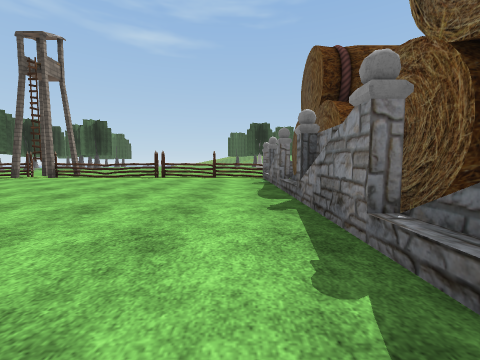
[1] (above)

24 first-person views from a walk through a 3-D level made in the Unity game engine. The camera is 1.2 m above the floor, tilts 4° down and sees 90° across. The floor is counted in squares, 2 m on a side. Each view is taken from the middle of a square. On the plan, view 1 faces up. The plan holds only what a view shows up to about 9 squares ahead; the rest is blank. The place goes on beyond the plan. The player is left out. Some surface patterns are stand-ins.

[2]
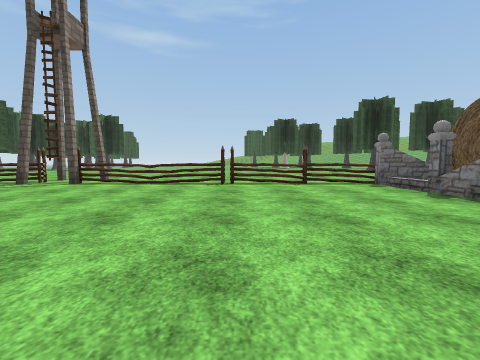

[3]
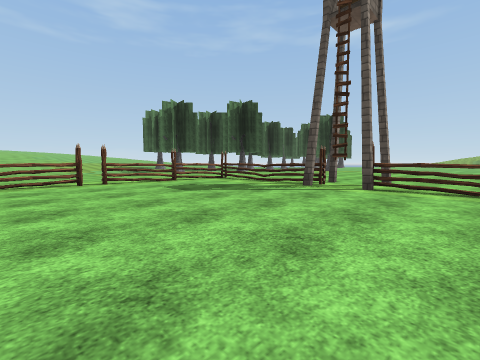

[4]
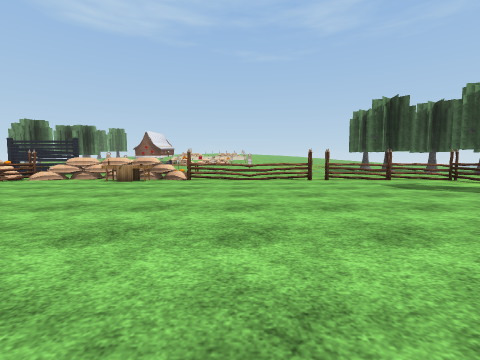

[5]
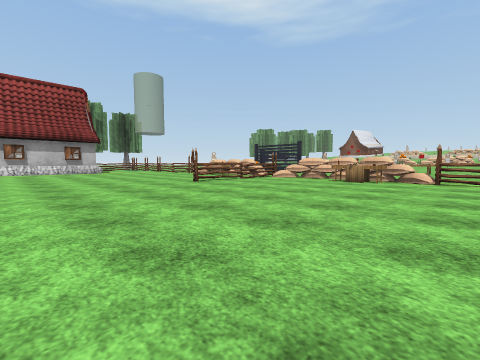

[6]
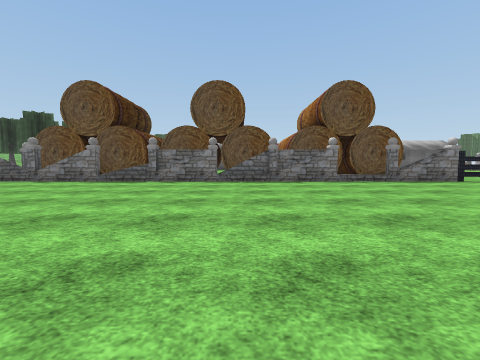

[7]
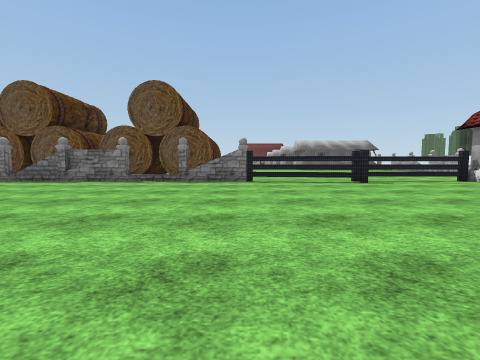

[8]
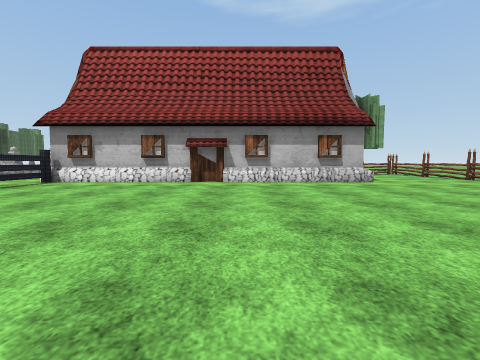

[9]
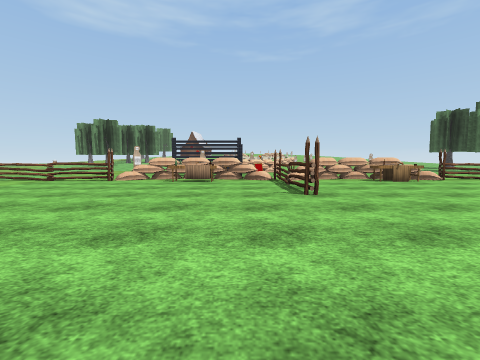

[10]
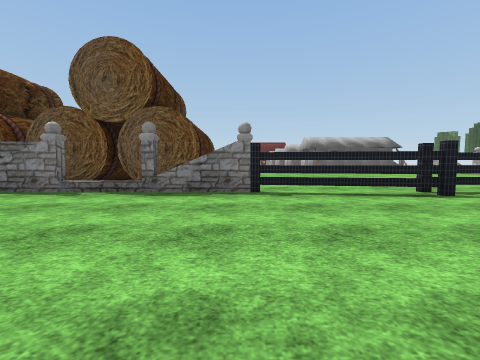

[11]
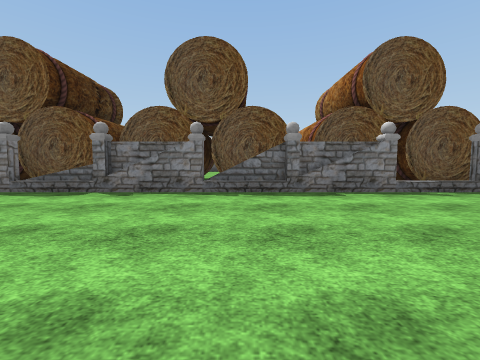

[12]
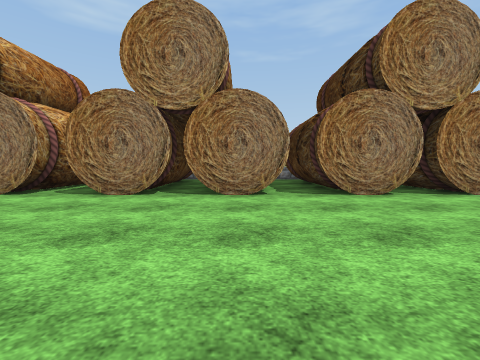

[13]
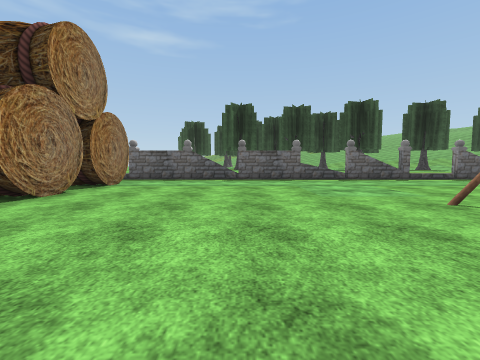

[14]
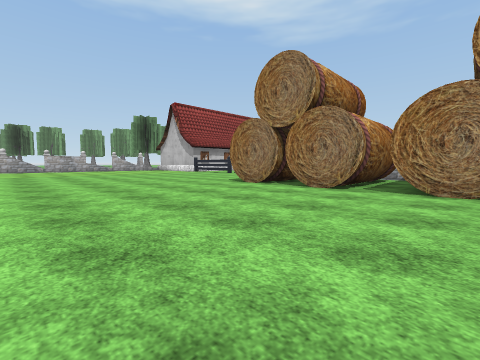

[15]
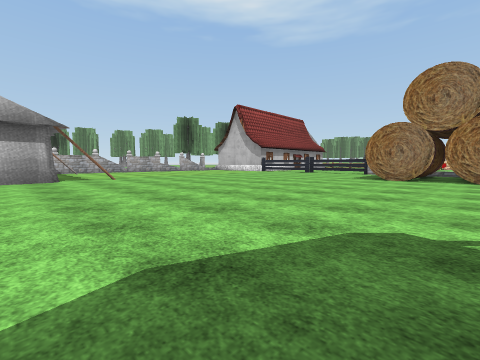

[16]
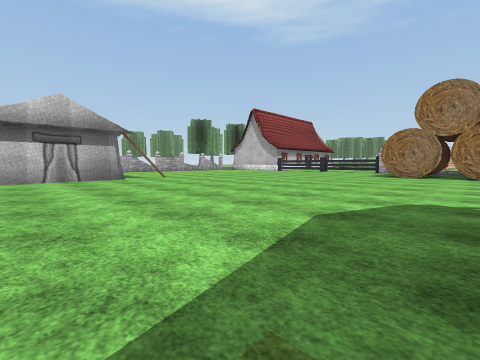

[17]
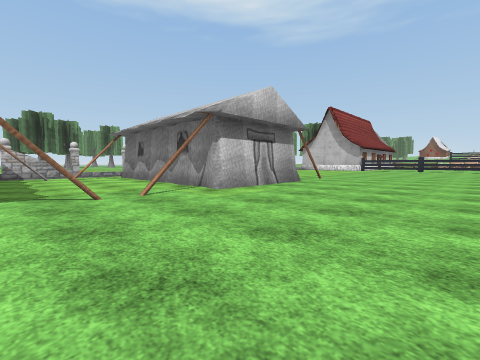

[18]
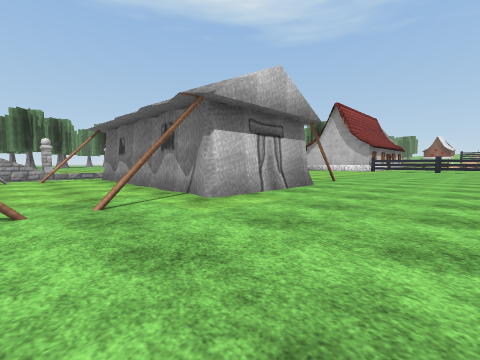

[19]
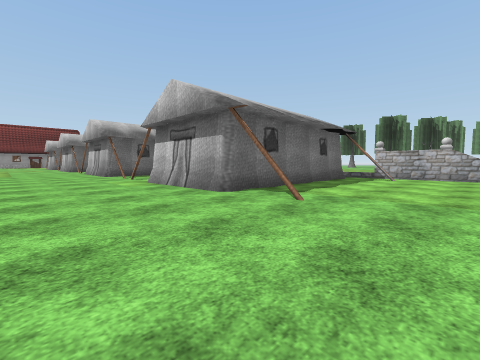

[20]
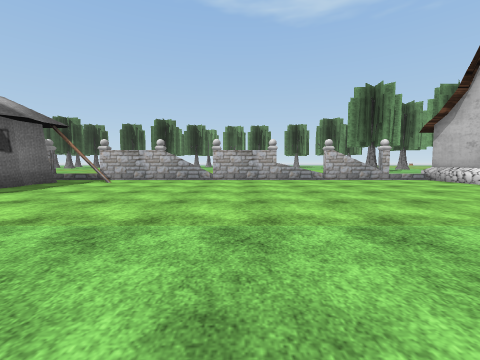

[21]
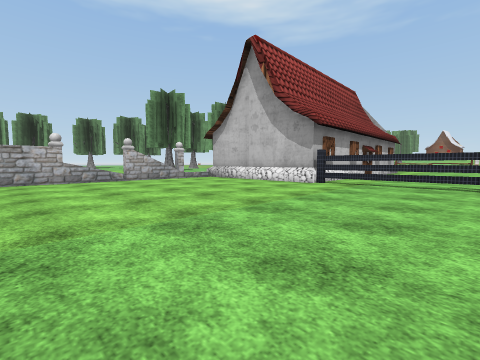

[22]
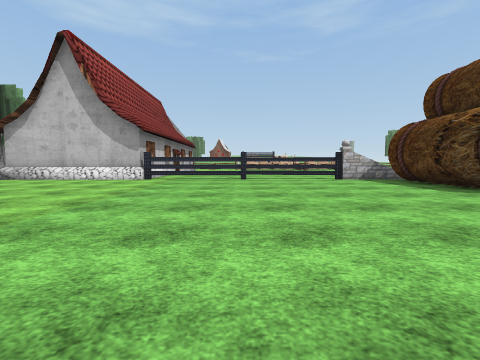

[23]
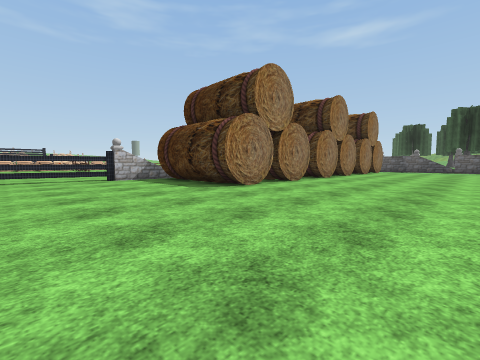

[24]
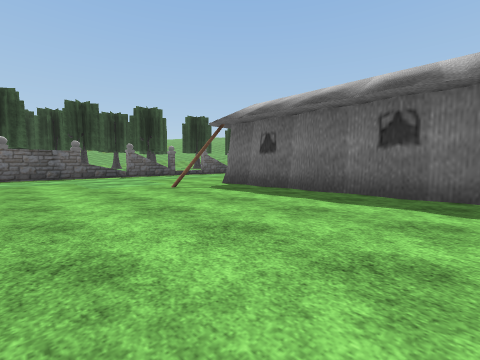

### Floor plan
Key: @ floor where view 1 was taken; # wall or solid block; x gap in a wall; . floor; / step, stairs or slope; = window, fence, low wall or low ledge; F fence; T table; H thing the floor can be seen under or through; U house; O other object.
Columns run from 14 left of view 1 to 21 right of it. Each row starts with its distance up from view 1.
 13      ....
 12      .....
 11 .FF..F#........
 10 FF.FF##FFFFFFFF##  ####x##/###/##
  9 F............../   .............
  8 F..............#O  O...........
  7 F..............#O  O..........
  6 F..............#OOOO..........
  5 F............../OOOO.........
  4 F..............#OOOO........#
  3 F..............#O  O........#
  2 F..............#OOOO........#
  1 F............../OOOO........#
  0 # ............@#OOOO........#
 -1 #T.............#OOOO........#
 -2 #..............#OOOO....... ....
 -3 #............../OOOO............
 -4 x..............#OOOO............
 -5 FFF##..........#OOOO............
 -6 #..............#................
 -7 #T.............O....................
 -8 #O.............O....................
 -9 #..............O....................
-10 =...................................
-11 .#.............H...........#........
-12 .#.............H............####....
-13  F.............H............#  #....
-14  F...##########U............#  #....
-15  F...         ##............#  #....
-16  O             #............#  #....
-17  O             #............#  #....
-18                #.............   ....
-19                U.##x=##x### .#  .##x

Where each view was taken, in squares from view 1:
view 1: 0 up, 0 right, facing up
view 2: 3 up, 3 left, facing up
view 3: 4 up, 6 left, facing up-left
view 4: 3 up, 5 left, facing left
view 5: 2 up, 5 left, facing down-left
view 6: 1 up, 7 left, facing right
view 7: 6 down, 7 left, facing right
view 8: 6 down, 5 left, facing down
view 9: 6 down, 5 left, facing left
view 10: 6 down, 4 left, facing right
view 11: 1 up, 4 left, facing right
view 12: 3 up, 10 right, facing left
view 13: 1 up, 9 right, facing up
view 14: 1 up, 11 right, facing down-left
view 15: 2 down, 15 right, facing down-left
view 16: 2 down, 17 right, facing down-left
view 17: 7 down, 21 right, facing down-left
view 18: 8 down, 20 right, facing down-left
view 19: 8 down, 10 right, facing down-right
view 20: 10 down, 8 right, facing down
view 21: 10 down, 8 right, facing down-left
view 22: 10 down, 10 right, facing left
view 23: 9 down, 10 right, facing up-left
view 24: 1 down, 9 right, facing up-right
